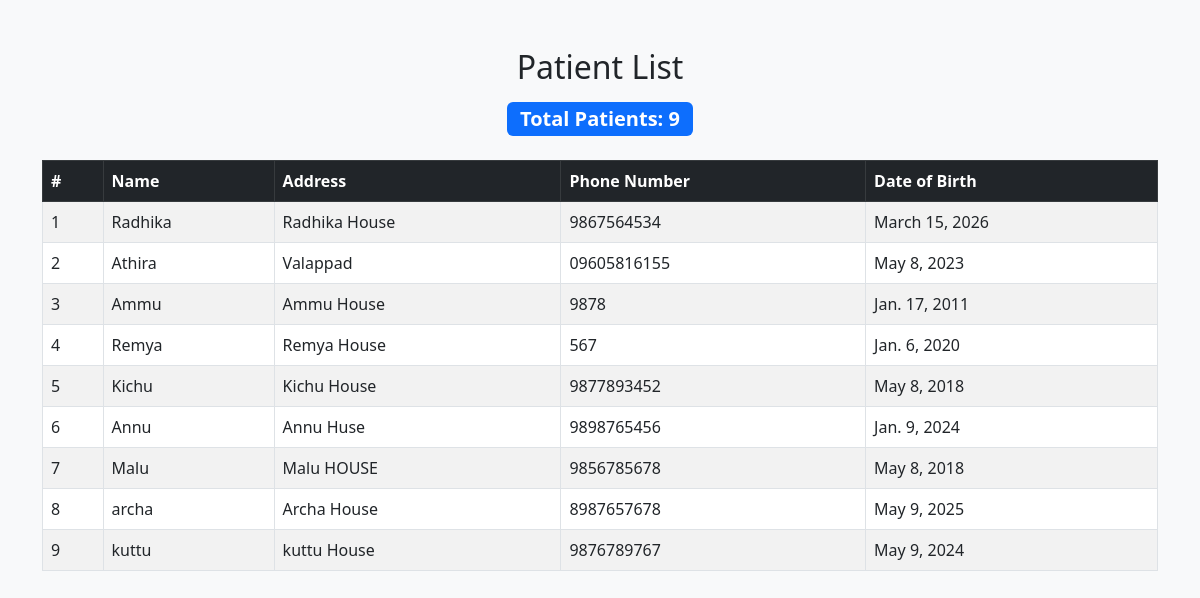
/view_patient/patient_list, run on the app's committed database.
### managementapp/models.py (models this page shows)
class Patient(models.Model):
    name = models.CharField(max_length=100)
    email = models.EmailField(null=True, blank=True)
    address = models.TextField()
    phone_number = models.CharField(max_length=15, null=True, blank=True)
    date_of_birth = models.DateField()
    user = models.ForeignKey(
        User, on_delete=models.CASCADE, related_name='patients'
    )

### managementapp/views.py (the view)
# urls.py: path('view_patient/patient_list', views.patient_list, name='patient_list'),
def patient_list(request):
    patients = Patient.objects.all()
    total_patients = patients.count()
    return render(request, 'patient_list.html', {
        'patients': patients,
        'total_patients': total_patients
    })

### managementapp/Templates/patient_list.html (shortened to what this page needs)
{% load static %}
<!DOCTYPE html>
<html lang="en">
<head>
    <link href="https://cdn.jsdelivr.net/npm/bootstrap@5.3.0/dist/css/bootstrap.min.css" rel="stylesheet">
</head>
<body class="bg-light">
<div class="container mt-5">
    <h2 class="text-center mb-3">Patient List</h2>
    <div class="mb-4 text-center">
        <span class="badge bg-primary fs-5">Total Patients: {{ total_patients }}</span>
    </div>
    <div class="table-responsive">
        <table class="table table-striped table-bordered table-hover">
            <thead class="table-dark">
                <tr>
                    <th>#</th>
                    <th>Name</th>
                    <th>Address</th>
                    <th>Phone Number</th>
                    <th>Date of Birth</th>
                </tr>
            </thead>
            <tbody>
                {% for patient in patients %}
                <tr>
                    <td>{{ forloop.counter }}</td>
                    <td>{{ patient.name }}</td>
                    <td>{{ patient.address }}</td>
                    <td>{{ patient.phone_number }}</td>
                    <td>{{ patient.date_of_birth }}</td>
                </tr>
                {% empty %}
                <tr>
                    <td colspan="6" class="text-center">No patients found.</td>
                </tr>
                {% endfor %}
            </tbody>
        </table>
    </div>
</div>
</body>
</html>

### data on the page
Patient: name "Radhika", address "Radhika House", phone_number "9867564534", date_of_birth "March 15, 2026"
Patient: name "Athira", address "Valappad", phone_number "09605816155", date_of_birth "May 8, 2023"
Patient: name "Ammu", address "Ammu House", phone_number "9878", date_of_birth "Jan. 17, 2011"
Patient: name "Remya", address "Remya House", phone_number "567", date_of_birth "Jan. 6, 2020"
Patient: name "Kichu", address "Kichu House", phone_number "9877893452", date_of_birth "May 8, 2018"
Patient: name "Annu", address "Annu Huse", phone_number "9898765456", date_of_birth "Jan. 9, 2024"
Patient: name "Malu", address "Malu HOUSE", phone_number "9856785678", date_of_birth "May 8, 2018"
Patient: name "archa", address "Archa House", phone_number "8987657678", date_of_birth "May 9, 2025"
Patient: name "kuttu", address "kuttu House", phone_number "9876789767", date_of_birth "May 9, 2024"

### other printed values
{{ total_patients }} "9"
